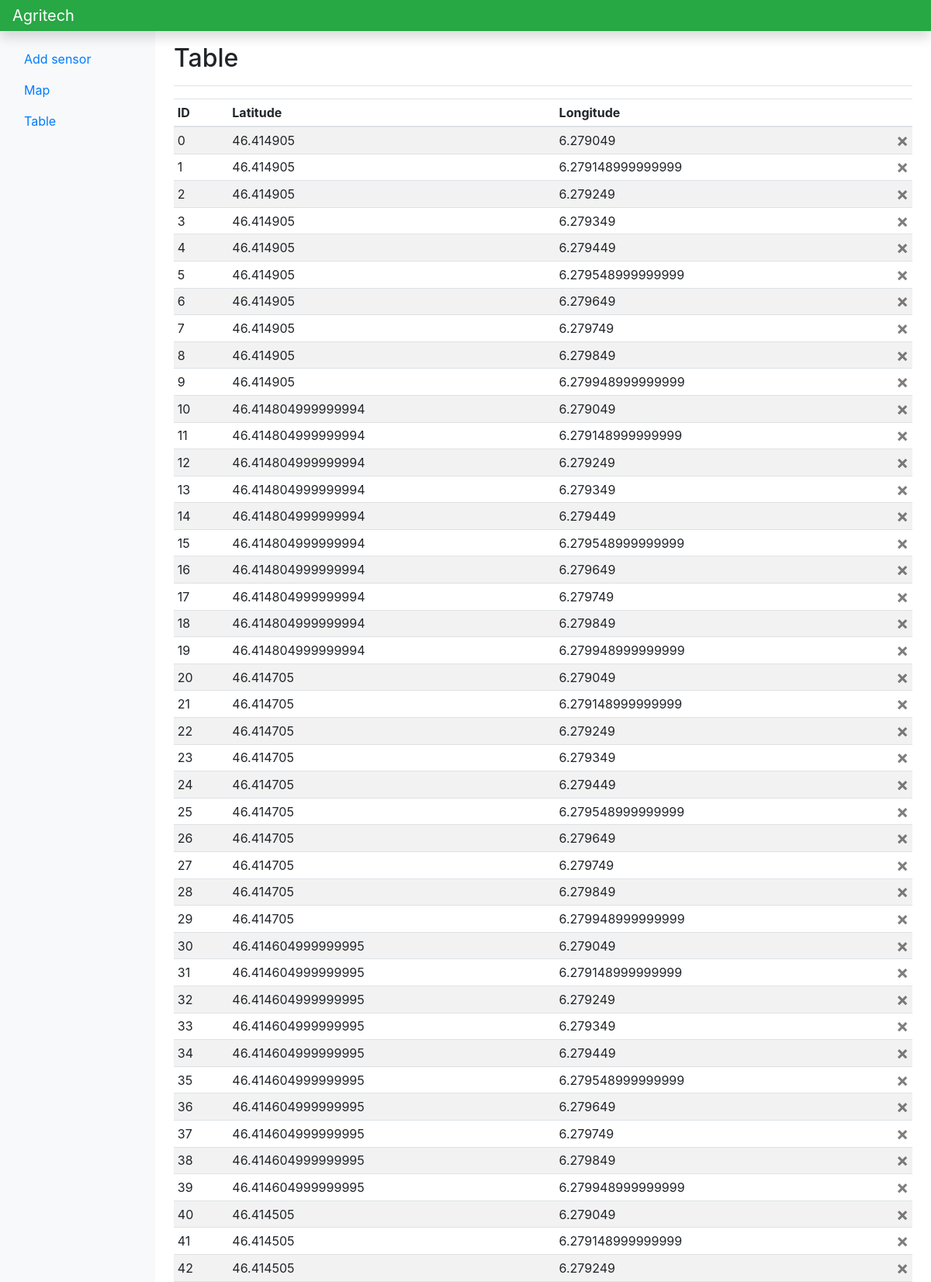
Screenshot of /table (upper part) with the database file from the repository.
### database.py (models this page shows, shortened)
class sensor(db.Model):
    id = db.Column(db.Integer,nullable=False,primary_key = True)
    lat = db.Column(db.Float,nullable=False)
    long = db.Column(db.Float,nullable=False)

### app.py (the view)
@app.route('/table', methods = ['POST', 'GET'])
def Table():
    if request.method == 'POST':
        id_to_delete = int(request.form['delete'])
        sensor_to_delete = sensor.query.get_or_404(id_to_delete)
        db.session.delete(sensor_to_delete)
        db.session.commit()
        return redirect('/table')
    else:
        list_sensor = db.session.query(sensor).order_by(sensor.id).all()
        return render_template('table.html', list_sensor = list_sensor)

### templates/table.html (shortened to what this page needs)
<!doctype html>
<html lang="en">
  <head>
    <link rel="stylesheet" href="https://stackpath.bootstrapcdn.com/bootstrap/4.3.1/css/bootstrap.min.css">
  </head>
  <body>
    <header class="navbar navbar-dark sticky-top bg-success flex-md-nowrap p-0 shadow">
      <a class="navbar-brand col-md-3 col-lg-2 me-0 px-3" href="#">Agritech</a>
    </header>
    <div class="container-fluid">
      <div class="row">
        <nav id="sidebarMenu" class="col-md-3 col-lg-2 d-md-block bg-light sidebar collapse">
          <div class="position-sticky pt-3">
            <ul class="nav flex-column">
              <li class="nav-item">
                <a class="nav-link active" aria-current="page" href="/">
                  Add sensor
                </a>
              </li>
              <li class="nav-item">
                <a class="nav-link" href="map">
                  Map
                </a>
              </li>
              <li class="nav-item">
                <a class="nav-link" href="table">
                  Table
                </a>
              </li>
            </ul>
          </div>
        </nav>
        <main class="col-md-9 ms-sm-auto col-lg-10 px-md-4">
          <div class="d-flex justify-content-between flex-wrap flex-md-nowrap align-items-center pt-3 pb-2 mb-3 border-bottom">
            <h1 class="h2">Table</h1>
          </div>
          <div class="table-responsive">
            <table class="table table-striped table-sm">
              <thead>
                <tr>
                  <th>ID</th>
                  <th>Latitude</th>
                  <th>Longitude</th>
                  <th></th>
                </tr>
              </thead>
              <tbody>
                {% for sensor in list_sensor %}
                <form action="/table" method="POST">
                  <tr>
                    <td>{{ sensor.id }}</td>
                    <td>{{ sensor.lat }}</td>
                    <td>{{ sensor.long }}</td>
                    <td><button  type = "submit" class = "close" aria-label="Close" id="delete" name = "delete" value = "{{ sensor.id }}">
                      <span aria-hidden="true">&times;</span>
                    </button></td>
                  </tr>
                </form>
                {%endfor%}
              </tbody>
            </table>
          </div>
        </main>
      </div>
    </div>
  </body>
</html>

### rows the page displays
sensor: id "0", lat "46.414905", long "6.279049"
sensor: id "1", lat "46.414905", long "6.279148999999999"
sensor: id "2", lat "46.414905", long "6.279249"
sensor: id "3", lat "46.414905", long "6.279349"
sensor: id "4", lat "46.414905", long "6.279449"
sensor: id "5", lat "46.414905", long "6.279548999999999"
sensor: id "6", lat "46.414905", long "6.279649"
sensor: id "7", lat "46.414905", long "6.279749"
sensor: id "8", lat "46.414905", long "6.279849"
sensor: id "9", lat "46.414905", long "6.279948999999999"
sensor: id "10", lat "46.414804999999994", long "6.279049"
sensor: id "11", lat "46.414804999999994", long "6.279148999999999"
sensor: id "12", lat "46.414804999999994", long "6.279249"
sensor: id "13", lat "46.414804999999994", long "6.279349"
sensor: id "14", lat "46.414804999999994", long "6.279449"
sensor: id "15", lat "46.414804999999994", long "6.279548999999999"
sensor: id "16", lat "46.414804999999994", long "6.279649"
sensor: id "17", lat "46.414804999999994", long "6.279749"
sensor: id "18", lat "46.414804999999994", long "6.279849"
sensor: id "19", lat "46.414804999999994", long "6.279948999999999"
sensor: id "20", lat "46.414705", long "6.279049"
sensor: id "21", lat "46.414705", long "6.279148999999999"
sensor: id "22", lat "46.414705", long "6.279249"
sensor: id "23", lat "46.414705", long "6.279349"
sensor: id "24", lat "46.414705", long "6.279449"
sensor: id "25", lat "46.414705", long "6.279548999999999"
sensor: id "26", lat "46.414705", long "6.279649"
sensor: id "27", lat "46.414705", long "6.279749"
sensor: id "28", lat "46.414705", long "6.279849"
sensor: id "29", lat "46.414705", long "6.279948999999999"
sensor: id "30", lat "46.414604999999995", long "6.279049"
sensor: id "31", lat "46.414604999999995", long "6.279148999999999"
sensor: id "32", lat "46.414604999999995", long "6.279249"
sensor: id "33", lat "46.414604999999995", long "6.279349"
sensor: id "34", lat "46.414604999999995", long "6.279449"
sensor: id "35", lat "46.414604999999995", long "6.279548999999999"
sensor: id "36", lat "46.414604999999995", long "6.279649"
sensor: id "37", lat "46.414604999999995", long "6.279749"
sensor: id "38", lat "46.414604999999995", long "6.279849"
sensor: id "39", lat "46.414604999999995", long "6.279948999999999"
sensor: id "40", lat "46.414505", long "6.279049"
sensor: id "41", lat "46.414505", long "6.279148999999999"
sensor: id "42", lat "46.414505", long "6.279249"
